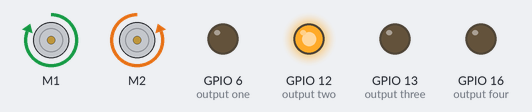
The program below on a simulated Raspberry Pi (BCM pin numbers) with an Explorer HAT. Shown: 2 × DC motor (green arrow = forward, orange = backward, longer = faster), output pins drawn as LEDs (lit = HIGH). Motors are numbered in the order the program creates them (left before right in a Robot); what the program prints to the terminal is not drawn.

Above: at 0.05 s.
At 0.79 s:
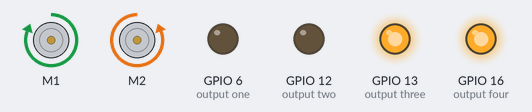
Timing chart, 0 to 2.6 s (numbered marks = the images above):
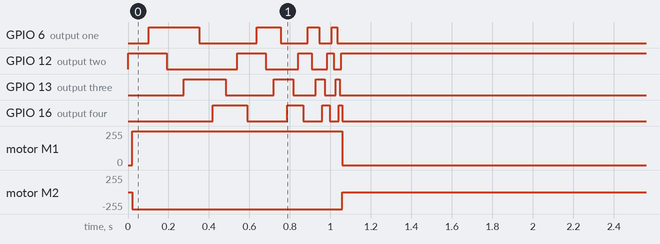

Measured:
- by itself, GPIO 6 (output one): LOW → HIGH at 0.10 s, → LOW 0.25 s later, → HIGH 0.29 s later, → LOW 0.12 s later, … (8 changes in this stretch)
- by itself, GPIO 12 (output two): LOW → HIGH at 0.00 s, → LOW 0.19 s later, → HIGH 0.35 s later, → LOW 0.14 s later, … (9 changes in this stretch)
- by itself, GPIO 13 (output three): LOW → HIGH at 0.28 s, → LOW 0.21 s later, → HIGH 0.24 s later, → LOW 0.10 s later, … (8 changes in this stretch)
- by itself, motor M1: stopped → forward 255/255 at 0.02 s, → stopped 1.0 s later
- by itself, motor M2: stopped → backward 255/255 at 0.02 s, → stopped 1.0 s later

The program:

newMotors.py
```python
import explorerhat
import time

sleep_time = 0.1
min_sleep = 0.001

step_sequence = [
[0,1,0,0],
[1,1,0,0],
[1,0,0,0],
[1,0,1,0],
[0,0,1,0],
[0,0,1,1],
[0,0,0,1],
[0,1,0,1]
]

explorerhat.motor.two.forward()
explorerhat.motor.one.backward()

while True:
    for step in step_sequence:
        for pin in range(4):
            explorerhat.output[pin].write(step[pin])
        time.sleep(sleep_time)
        if sleep_time > min_sleep:
            sleep_time /= 1.1
        print(sleep_time)
        if sleep_time < 0.005:
            explorerhat.motor.two.stop()
            explorerhat.motor.one.stop()
            break

explorerhat.motor.two.stop()
explorerhat.motor.one.stop()
```
